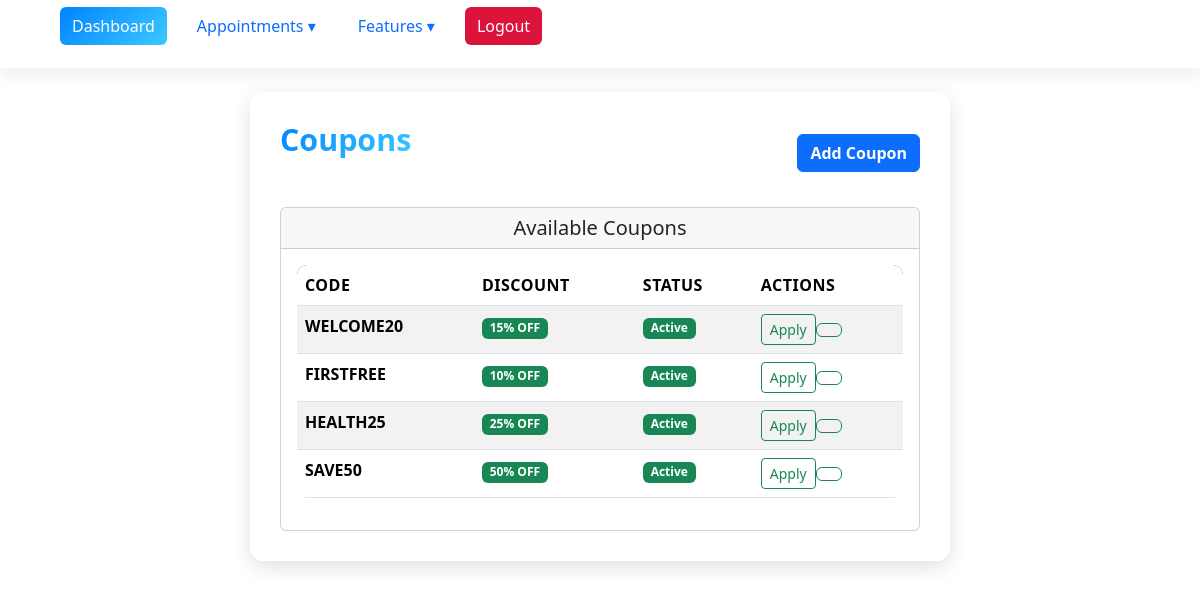
/coupons/ (signed in), run on the app's committed database.
### myproject/base/models.py (models this page shows, shortened)
class DiscountCoupon(models.Model):
    code = models.CharField(max_length=20, unique=True)
    description = models.TextField()
    discount_percentage = models.PositiveIntegerField(
        validators=[MinValueValidator(1), MaxValueValidator(100)]
    )
    valid_from = models.DateField()
    valid_to = models.DateField()
    min_amount = models.DecimalField(
        max_digits=8,
        decimal_places=2,
        validators=[MinValueValidator(0)]
    )
    max_usage = models.PositiveIntegerField(default=1)
    is_active = models.BooleanField(default=True)

### myproject/base/views.py (the view)
# urls.py: path('coupons/', views.coupon_list, name='coupon_list'),
@login_required
def coupon_list(request):
    show_active = request.GET.get('active') == '1'
    if show_active:
        coupons = DiscountCoupon.objects.filter(is_active=True)
    else:
        coupons = DiscountCoupon.objects.all()
    return render(request, 'Coupons/coupon_list.html', {'coupons': coupons})

### myproject/base/templates/Coupons/coupon_list.html (shortened to what this page needs)
{% extends 'main.html' %}
{% block content %}
<div class="container mt-4">
    <div class="d-flex justify-content-between align-items-center mb-4">
        <h2>Coupons</h2>
        <a href="{% url 'coupon_create' %}" class="btn btn-primary">
             Add Coupon
        </a>
    </div>
    <div class="row">
        <div class="col-12">
            <div class="card">
                <div class="card-header">
                    <h5 class="card-title mb-0">
                         Available Coupons
                    </h5>
                </div>
                <div class="card-body">
                    {% if coupons %}
                    <div class="table-responsive">
                        <table class="table table-striped">
                            <thead>
                                <tr>
                                    <th>Code</th>
                                    <th>Discount</th>
                                    <th>Status</th>
                                    <th>Actions</th>
                                </tr>
                            </thead>
                            <tbody>
                                {% for coupon in coupons %}
                                <tr>
                                    <td>
                                        <strong>{{ coupon.code }}</strong>
                                    </td>
                                    <td>
                                        <span class="badge bg-success">{{ coupon.discount_percentage }}% OFF</span>
                                    </td>
                                    <td>
                                        {% if coupon.is_active %}
                                            <span class="badge bg-success">Active</span>
                                        {% else %}
                                            <span class="badge bg-secondary">Inactive</span>
                                        {% endif %}
                                    </td>
                                    <td>
                                        <div class="btn-group btn-group-sm">
                                            <a href="{% url 'coupon_apply' coupon.pk %}" class="btn btn-outline-success"
                                               title="Apply Coupon">
                                                 Apply
                                        </div>
                                    </td>
                                </tr>
                                {% endfor %}
                            </tbody>
                        </table>
                    </div>
                    {% endif %}
                </div>
            </div>
        </div>
    </div>
</div>
{% endblock %}

### static/style.css (style rules this page uses)
.container.mt-4 { background: rgba(255, 255, 255, 0.88); padding: 30px; border-radius: 14px; max-width: 700px; margin: auto; box-shadow: 0 6px 20px rgba(0,0,0,0.12); animation: fadeInPage 0.6s ease-in-out; }
.container.mt-4 h2 { text-align: center; font-weight: 700; margin-bottom: 25px; background: linear-gradient(135deg, #0084ff, #3cc8ff); background-clip: text; -webkit-background-clip: text; color: transparent; }
.container h2 { font-size: 1.9rem; font-weight: 700; margin-bottom: 20px; background: linear-gradient(135deg, #0066ff, #00eaff); background-clip: text; -webkit-background-clip: text; color: transparent; animation: fadeSlide 0.6s ease-out forwards; }
.btn-primary { border-radius: 6px; font-weight: 600; transition: transform 0.25s ease, background 0.3s ease; }
.table { background: #ffffff; border-radius: 10px; overflow: hidden; animation: fadeUp 0.8s ease-in-out; }
.table thead tr { background: #0052cc; color: #fff; text-transform: uppercase; letter-spacing: .5px; }
.table tbody tr { transition: background 0.25s ease, transform 0.25s ease; }

### templates/nav.html (style rules this page uses)
:root { --primary-color: #0084ff; --gradient: linear-gradient(135deg, #0084ff, #3cc8ff); --bg-light: #ffffff; --bg-dark: #0b0e12; --text-light: #fff; --text-dark: #222; --nav-bg-light: rgba(255, 255, 255, 0.85); --nav-bg-dark: rgba(20, 20, 20, 0.85); --hover-light: #e7f3ff; --hover-dark: #1f2a37; --blur-bg: blur(10px); }
body.light-theme { background: var(--bg-light); color: var(--text-dark); }

### data on the page
DiscountCoupon: code "WELCOME20", discount_percentage "15", is_active "Active"
DiscountCoupon: code "FIRSTFREE", discount_percentage "10", is_active "Active"
DiscountCoupon: code "HEALTH25", discount_percentage "25", is_active "Active"
DiscountCoupon: code "SAVE50", discount_percentage "50", is_active "Active"
